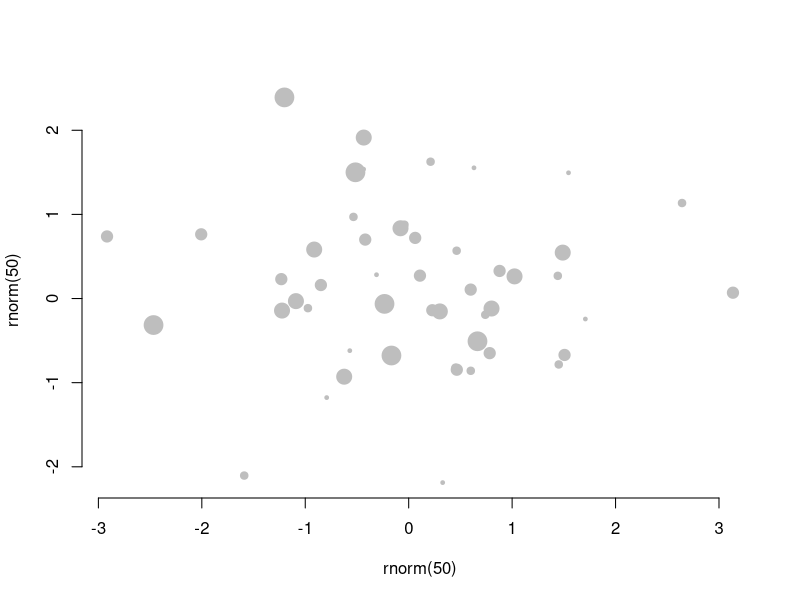
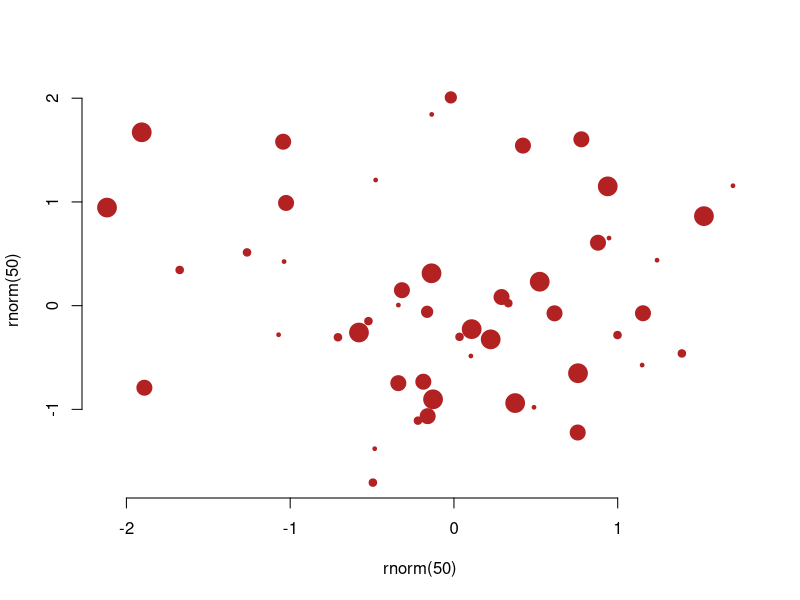

Recreate these plots in R, in order.
## ---- chunk 1

plot( rnorm(50), rnorm(50), cex=0.5*sample(1:5,25,T), bty="n", pch=19, col="gray" )

## ---- chunk 2

plot( rnorm(50), rnorm(50), cex=0.5*sample(1:5,25,T), bty="n", pch=19, col="firebrick" )

